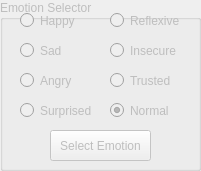
  <widget class="QGroupBox" name="Box_Emotion_Selector">
   <property name="enabled">
    <bool>false</bool>
   </property>
   <property name="geometry">
    <rect>
     <x>60</x>
     <y>650</y>
     <width>201</width>
     <height>171</height>
    </rect>
   </property>
   <property name="title">
    <string>Emotion Selector</string>
   </property>
   <widget class="QRadioButton" name="RadioBtn_Happy">
    <property name="geometry">
     <rect>
      <x>20</x>
      <y>10</y>
      <width>71</width>
      <height>21</height>
     </rect>
    </property>
    <property name="text">
     <string>Happy</string>
    </property>
   </widget>
   <widget class="QRadioButton" name="RadioBtn_Sad">
    <property name="geometry">
     <rect>
      <x>20</x>
      <y>40</y>
      <width>71</width>
      <height>21</height>
     </rect>
    </property>
    <property name="text">
     <string>Sad</string>
    </property>
   </widget>
   <widget class="QRadioButton" name="RadioBtn_Angry">
    <property name="geometry">
     <rect>
      <x>20</x>
      <y>70</y>
      <width>71</width>
      <height>21</height>
     </rect>
    </property>
    <property name="text">
     <string>Angry</string>
    </property>
   </widget>
   <widget class="QRadioButton" name="RadioBtn_Surprised">
    <property name="geometry">
     <rect>
      <x>20</x>
      <y>100</y>
      <width>71</width>
      <height>21</height>
     </rect>
    </property>
    <property name="text">
     <string>Surprised</string>
    </property>
   </widget>
   <widget class="QRadioButton" name="RadioBtn_Reflexive">
    <property name="geometry">
     <rect>
      <x>110</x>
      <y>10</y>
      <width>71</width>
      <height>21</height>
     </rect>
    </property>
    <property name="text">
     <string>Reflexive </string>
    </property>
   </widget>
   <widget class="QRadioButton" name="RadioBtn_Insecure">
    <property name="geometry">
     <rect>
      <x>110</x>
      <y>40</y>
      <width>71</width>
      <height>21</height>
     </rect>
    </property>
    <property name="text">
     <string>Insecure</string>
    </property>
   </widget>
   <widget class="QRadioButton" name="RadioBtn_Trusted">
    <property name="geometry">
     <rect>
      <x>110</x>
      <y>70</y>
      <width>71</width>
      <height>21</height>
     </rect>
    </property>
    <property name="text">
     <string>Trusted</string>
    </property>
   </widget>
   <widget class="QRadioButton" name="RadioBtn_Normal">
    <property name="geometry">
     <rect>
      <x>110</x>
      <y>100</y>
      <width>71</width>
      <height>21</height>
     </rect>
    </property>
    <property name="text">
     <string>Normal</string>
    </property>
    <property name="checked">
     <bool>true</bool>
    </property>
   </widget>
   <widget class="QPushButton" name="Btn_Select_Emotion">
    <property name="geometry">
     <rect>
      <x>50</x>
      <y>130</y>
      <width>101</width>
      <height>31</height>
     </rect>
    </property>
    <property name="text">
     <string>Select Emotion</string>
    </property>
   </widget>
  </widget>
